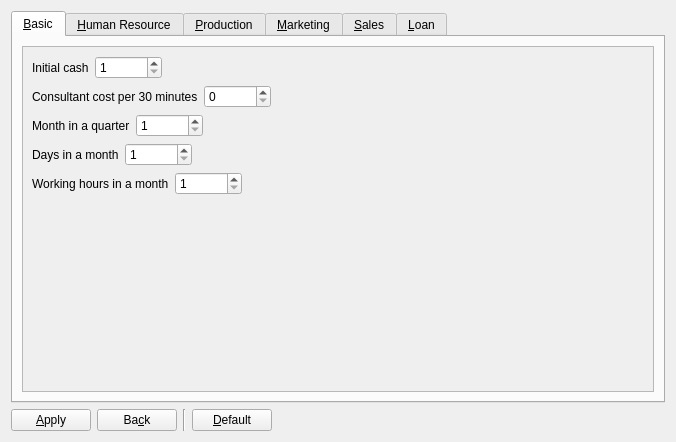
<?xml version="1.0" encoding="UTF-8"?>
<ui version="4.0">
 <class>ConfWidget</class>
 <widget class="QWidget" name="ConfWidget">
  <property name="geometry">
   <rect>
    <x>0</x>
    <y>0</y>
    <width>676</width>
    <height>442</height>
   </rect>
  </property>
  <property name="windowTitle">
   <string>Form</string>
  </property>
  <layout class="QVBoxLayout" name="verticalLayout">
   <item>
    <widget class="QTabWidget" name="tabWidget">
     <property name="layoutDirection">
      <enum>Qt::LeftToRight</enum>
     </property>
     <property name="currentIndex">
      <number>0</number>
     </property>
     <widget class="QWidget" name="tab_basic">
      <attribute name="title">
       <string>&amp;Basic</string>
      </attribute>
      <layout class="QHBoxLayout" name="horizontalLayout_47">
       <item>
        <widget class="QScrollArea" name="scrollArea_6">
         <property name="widgetResizable">
          <bool>true</bool>
         </property>
         <widget class="QWidget" name="scrollAreaWidgetContents_6">
          <property name="geometry">
           <rect>
            <x>0</x>
            <y>0</y>
            <width>634</width>
            <height>336</height>
           </rect>
          </property>
          <layout class="QFormLayout" name="formLayout_7">
           <item row="2" column="0">
            <layout class="QHBoxLayout" name="horizontalLayout_15">
             <item>
              <widget class="QLabel" name="label">
               <property name="text">
                <string>Month in a quarter</string>
               </property>
              </widget>
             </item>
             <item>
              <widget class="QSpinBox" name="spinBox_monthInAQuarter">
               <property name="minimum">
                <number>1</number>
               </property>
               <property name="maximum">
                <number>999999999</number>
               </property>
              </widget>
             </item>
            </layout>
           </item>
           <item row="3" column="0">
            <layout class="QHBoxLayout" name="horizontalLayout_16">
             <item>
              <widget class="QLabel" name="label_2">
               <property name="text">
                <string>Days in a month</string>
               </property>
              </widget>
             </item>
             <item>
              <widget class="QSpinBox" name="spinBox_daysInAMonth">
               <property name="minimum">
                <number>1</number>
               </property>
               <property name="maximum">
                <number>999999999</number>
               </property>
              </widget>
             </item>
            </layout>
           </item>
           <item row="4" column="0">
            <layout class="QHBoxLayout" name="horizontalLayout_17">
             <item>
              <widget class="QLabel" name="label_3">
               <property name="text">
                <string>Working hours in a month</string>
               </property>
              </widget>
             </item>
             <item>
              <widget class="QSpinBox" name="spinBox_workingHoursInAMonth">
               <property name="minimum">
                <number>1</number>
               </property>
               <property name="maximum">
                <number>999999999</number>
               </property>
              </widget>
             </item>
            </layout>
           </item>
           <item row="0" column="0">
            <layout class="QHBoxLayout" name="horizontalLayout_50">
             <item>
              <widget class="QLabel" name="label_45">
               <property name="text">
                <string>Initial cash</string>
               </property>
              </widget>
             </item>
             <item>
              <widget class="QSpinBox" name="spinBox_initialCash">
               <property name="maximumSize">
                <size>
                 <width>16777215</width>
                 <height>16777215</height>
                </size>
               </property>
               <property name="minimum">
                <number>1</number>
               </property>
               <property name="maximum">
                <number>999999999</number>
               </property>
              </widget>
             </item>
            </layout>
           </item>
           <item row="1" column="0">
            <layout class="QHBoxLayout" name="horizontalLayout_57">
             <item>
              <widget class="QLabel" name="label_21">
               <property name="text">
                <string>Consultant cost per 30 minutes</string>
               </property>
              </widget>
             </item>
             <item>
              <widget class="QSpinBox" name="spinBox_consultantCostPer30Minutes">
               <property name="maximum">
                <number>999999999</number>
               </property>
              </widget>
             </item>
            </layout>
           </item>
          </layout>
         </widget>
        </widget>
       </item>
      </layout>
     </widget>
     <widget class="QWidget" name="tab_2">
      <attribute name="title">
       <string>&amp;Human Resource</string>
      </attribute>
      <layout class="QHBoxLayout" name="horizontalLayout_48">
       <item>
        <widget class="QScrollArea" name="scrollArea_7">
         <property name="widgetResizable">
          <bool>true</bool>
         </property>
         <widget class="QWidget" name="scrollAreaWidgetContents_7">
          <property name="geometry">
           <rect>
            <x>0</x>
            <y>0</y>
            <width>634</width>
            <height>336</height>
           </rect>
          </property>
          <layout class="QFormLayout" name="formLayout_8">
           <item row="0" column="0">
            <layout class="QHBoxLayout" name="horizontalLayout_51">
             <item>
              <widget class="QLabel" name="label_46">
               <property name="text">
                <string>Salary minimum</string>
               </property>
              </widget>
             </item>
             <item>
              <widget class="QSpinBox" name="spinBox_salaryMinimum">
               <property name="minimum">
                <number>1</number>
               </property>
               <property name="maximum">
                <number>999999999</number>
               </property>
              </widget>
             </item>
            </layout>
           </item>
           <item row="1" column="0">
            <layout class="QHBoxLayout" name="horizontalLayout_52">
             <item>
              <widget class="QLabel" name="label_47">
               <property name="text">
                <string>Salary maximum</string>
               </property>
              </widget>
             </item>
             <item>
              <widget class="QSpinBox" name="spinBox_salaryMaximum">
               <property name="minimum">
                <number>1</number>
               </property>
               <property name="maximum">
                <number>999999999</number>
               </property>
              </widget>
             </item>
            </layout>
           </item>
          </layout>
         </widget>
        </widget>
       </item>
      </layout>
     </widget>
     <widget class="QWidget" name="tab">
      <attribute name="title">
       <string>&amp;Production</string>
      </attribute>
      <layout class="QHBoxLayout" name="horizontalLayout_45">
       <item>
        <widget class="QScrollArea" name="scrollArea_2">
         <property name="widgetResizable">
          <bool>true</bool>
         </property>
         <widget class="QWidget" name="scrollAreaWidgetContents_2">
          <property name="geometry">
           <rect>
            <x>0</x>
            <y>0</y>
            <width>634</width>
            <height>336</height>
           </rect>
          </property>
          <layout class="QFormLayout" name="formLayout">
           <property name="fieldGrowthPolicy">
            <enum>QFormLayout::AllNonFixedFieldsGrow</enum>
           </property>
           <item row="0" column="0">
            <layout class="QHBoxLayout" name="horizontalLayout_11">
             <item>
              <widget class="QLabel" name="label_5">
               <property name="text">
                <string>Hours in a component</string>
               </property>
              </widget>
             </item>
             <item>
              <widget class="QSpinBox" name="spinBox_hoursInAComponent">
               <property name="minimum">
                <number>1</number>
               </property>
               <property name="maximum">
                <number>999999999</number>
               </property>
              </widget>
             </item>
            </layout>
           </item>
           <item row="1" column="0">
            <layout class="QHBoxLayout" name="horizontalLayout_12">
             <item>
              <widget class="QLabel" name="label_6">
               <property name="text">
                <string>Workers in a component</string>
               </property>
              </widget>
             </item>
             <item>
              <widget class="QSpinBox" name="spinBox_workersInAComponent">
               <property name="minimum">
                <number>1</number>
               </property>
               <property name="maximum">
                <number>999999999</number>
               </property>
              </widget>
             </item>
            </layout>
           </item>
           <item row="2" column="0">
            <layout class="QHBoxLayout" name="horizontalLayout_4">
             <item>
              <widget class="QLabel" name="label_9">
               <property name="text">
                <string>Material cost per component</string>
               </property>
              </widget>
             </item>
             <item>
              <widget class="QSpinBox" name="spinBox_materialCostPerComponent">
               <property name="maximum">
                <number>999999999</number>
               </property>
              </widget>
             </item>
            </layout>
           </item>
           <item row="3" column="0">
            <layout class="QHBoxLayout" name="horizontalLayout_6">
             <item>
              <widget class="QLabel" name="label_11">
               <property name="text">
                <string>Component storage cost per quarter</string>
               </property>
              </widget>
             </item>
             <item>
              <widget class="QSpinBox" name="spinBox_componentStorageCostPerQuarter">
               <property name="maximum">
                <number>999999999</number>
               </property>
              </widget>
             </item>
            </layout>
           </item>
           <item row="4" column="0">
            <layout class="QHBoxLayout" name="horizontalLayout_13">
             <item>
              <widget class="QLabel" name="label_7">
               <property name="text">
                <string>Engineers in a product</string>
               </property>
              </widget>
             </item>
             <item>
              <widget class="QSpinBox" name="spinBox_engineersInAProduct">
               <property name="minimum">
                <number>1</number>
               </property>
               <property name="maximum">
                <number>999999999</number>
               </property>
              </widget>
             </item>
            </layout>
           </item>
           <item row="5" column="0">
            <layout class="QHBoxLayout" name="horizontalLayout_14">
             <item>
              <widget class="QLabel" name="label_8">
               <property name="text">
                <string>Hours for a team in a product</string>
               </property>
              </widget>
             </item>
             <item>
              <widget class="QSpinBox" name="spinBox_hoursForATeamInAProduct">
               <property name="minimum">
                <number>1</number>
               </property>
               <property name="maximum">
                <number>999999999</number>
               </property>
              </widget>
             </item>
            </layout>
           </item>
           <item row="6" column="0">
            <layout class="QHBoxLayout" name="horizontalLayout_5">
             <item>
              <widget class="QLabel" name="label_10">
               <property name="text">
                <string>Material cost per product</string>
               </property>
              </widget>
             </item>
             <item>
              <widget class="QSpinBox" name="spinBox_materialCostPerProduct">
               <property name="maximum">
                <number>999999999</number>
               </property>
              </widget>
             </item>
            </layout>
           </item>
           <item row="7" column="0">
            <layout class="QHBoxLayout" name="horizontalLayout_3">
             <item>
              <widget class="QLabel" name="label_14">
               <property name="text">
                <string>Components in a product</string>
               </property>
              </widget>
             </item>
             <item>
              <widget class="QSpinBox" name="spinBox_componentsInAProduct">
               <property name="minimum">
                <number>1</number>
               </property>
               <property name="maximum">
                <number>999999999</number>
               </property>
              </widget>
             </item>
            </layout>
           </item>
           <item row="8" column="0">
            <layout class="QHBoxLayout" name="horizontalLayout_7">
             <item>
              <widget class="QLabel" name="label_12">
               <property name="text">
                <string>Product storage cost per quarter</string>
               </property>
              </widget>
             </item>
             <item>
              <widget class="QSpinBox" name="spinBox_productStorageCostPerQuarter">
               <property name="maximum">
                <number>999999999</number>
               </property>
              </widget>
             </item>
            </layout>
           </item>
          </layout>
         </widget>
        </widget>
       </item>
      </layout>
     </widget>
     <widget class="QWidget" name="tab_3">
      <attribute name="title">
       <string>&amp;Marketing</string>
      </attribute>
      <layout class="QHBoxLayout" name="horizontalLayout_19">
       <item>
        <widget class="QScrollArea" name="scrollArea">
         <property name="widgetResizable">
          <bool>true</bool>
         </property>
         <widget class="QWidget" name="scrollAreaWidgetContents">
          <property name="geometry">
           <rect>
            <x>0</x>
            <y>0</y>
            <width>634</width>
            <height>336</height>
           </rect>
          </property>
          <layout class="QFormLayout" name="formLayout_2">
           <item row="0" column="0">
            <layout class="QHBoxLayout" name="horizontalLayout_9">
             <item>
              <widget class="ListWidget" name="widget_setOfMarkets" native="true"/>
             </item>
            </layout>
           </item>
           <item row="1" column="0">
            <layout class="QHBoxLayout" name="horizontalLayout_8">
             <item>
              <widget class="QLabel" name="label_13">
               <property name="text">
                <string>Market population</string>
               </property>
              </widget>
             </item>
             <item>
              <widget class="QSpinBox" name="spinBox_marketPopulation">
               <property name="maximum">
                <number>999999999</number>
               </property>
              </widget>
             </item>
            </layout>
           </item>
           <item row="2" column="0">
            <layout class="QHBoxLayout" name="horizontalLayout_10">
             <item>
              <widget class="QLabel" name="label_15">
               <property name="text">
                <string>Penetration</string>
               </property>
              </widget>
             </item>
             <item>
              <widget class="QDoubleSpinBox" name="doubleSpinBox_penetration">
               <property name="decimals">
                <number>3</number>
               </property>
               <property name="maximum">
                <double>1.000000000000000</double>
               </property>
              </widget>
             </item>
            </layout>
           </item>
           <item row="3" column="0">
            <layout class="QHBoxLayout" name="horizontalLayout_18">
             <item>
              <widget class="QLabel" name="label_16">
               <property name="text">
                <string>Market report cost per market quarter</string>
               </property>
              </widget>
             </item>
             <item>
              <widget class="QSpinBox" name="spinBox_marketReportCostPerMarketQuarter">
               <property name="minimum">
                <number>1</number>
               </property>
               <property name="maximum">
                <number>999999999</number>
               </property>
              </widget>
             </item>
            </layout>
           </item>
          </layout>
         </widget>
        </widget>
       </item>
      </layout>
     </widget>
     <widget class="QWidget" name="tab_9">
      <attribute name="title">
       <string>&amp;Sales</string>
      </attribute>
      <layout class="QHBoxLayout" name="horizontalLayout_49">
       <item>
        <widget class="QScrollArea" name="scrollArea_8">
         <property name="widgetResizable">
          <bool>true</bool>
         </property>
         <widget class="QWidget" name="scrollAreaWidgetContents_8">
          <property name="geometry">
           <rect>
            <x>0</x>
            <y>0</y>
            <width>634</width>
            <height>336</height>
           </rect>
          </property>
          <layout class="QFormLayout" name="formLayout_6">
           <item row="0" column="0">
            <layout class="QHBoxLayout" name="horizontalLayout_53">
             <item>
              <widget class="QLabel" name="label_43">
               <property name="text">
                <string>Product price minimum</string>
               </property>
              </widget>
             </item>
             <item>
              <widget class="QSpinBox" name="spinBox_productPriceMinimum">
               <property name="minimum">
                <number>1</number>
               </property>
               <property name="maximum">
                <number>999999999</number>
               </property>
              </widget>
             </item>
            </layout>
           </item>
           <item row="1" column="0">
            <layout class="QHBoxLayout" name="horizontalLayout_54">
             <item>
              <widget class="QLabel" name="label_44">
               <property name="text">
                <string>Product price maximum</string>
               </property>
              </widget>
             </item>
             <item>
              <widget class="QSpinBox" name="spinBox_productPriceMaximum">
               <property name="minimum">
                <number>1</number>
               </property>
               <property name="maximum">
                <number>999999999</number>
               </property>
              </widget>
             </item>
            </layout>
           </item>
           <item row="2" column="0">
            <layout class="QHBoxLayout" name="horizontalLayout_55">
             <item>
              <widget class="QLabel" name="label_48">
               <property name="text">
                <string>Adding agent cost</string>
               </property>
              </widget>
             </item>
             <item>
              <widget class="QSpinBox" name="spinBox_addingAgentCost">
               <property name="minimum">
                <number>1</number>
               </property>
               <property name="maximum">
                <number>999999999</number>
               </property>
              </widget>
             </item>
            </layout>
           </item>
           <item row="3" column="0">
            <layout class="QHBoxLayout" name="horizontalLayout_56">
             <item>
              <widget class="QLabel" name="label_49">
               <property name="text">
                <string>Removing agent cost</string>
               </property>
              </widget>
             </item>
             <item>
              <widget class="QSpinBox" name="spinBox_removingAgentCost">
               <property name="minimum">
                <number>1</number>
               </property>
               <property name="maximum">
                <number>999999999</number>
               </property>
              </widget>
             </item>
            </layout>
           </item>
          </layout>
         </widget>
        </widget>
       </item>
      </layout>
     </widget>
     <widget class="QWidget" name="tab_4">
      <attribute name="title">
       <string>&amp;Loan</string>
      </attribute>
      <layout class="QHBoxLayout" name="horizontalLayout_46">
       <item>
        <widget class="QScrollArea" name="scrollArea_5">
         <property name="widgetResizable">
          <bool>true</bool>
         </property>
         <widget class="QWidget" name="scrollAreaWidgetContents_5">
          <property name="geometry">
           <rect>
            <x>0</x>
            <y>0</y>
            <width>634</width>
            <height>336</height>
           </rect>
          </property>
          <layout class="QFormLayout" name="formLayout_3">
           <property name="fieldGrowthPolicy">
            <enum>QFormLayout::AllNonFixedFieldsGrow</enum>
           </property>
           <item row="0" column="0">
            <layout class="QHBoxLayout" name="horizontalLayout_20">
             <item>
              <widget class="QLabel" name="label_17">
               <property name="text">
                <string>Balance upper limit to have bank loan</string>
               </property>
              </widget>
             </item>
             <item>
              <widget class="QSpinBox" name="spinBox_balanceUpperLimitToHaveBankLoan">
               <property name="maximum">
                <number>999999999</number>
               </property>
              </widget>
             </item>
            </layout>
           </item>
           <item row="1" column="0">
            <layout class="QHBoxLayout" name="horizontalLayout_21">
             <item>
              <widget class="QLabel" name="label_18">
               <property name="text">
                <string>Bank loan upper limit while positive balance</string>
               </property>
              </widget>
             </item>
             <item>
              <widget class="QSpinBox" name="spinBox_bankLoanUpperLimitWhilePositiveBalance">
               <property name="minimum">
                <number>1</number>
               </property>
               <property name="maximum">
                <number>999999999</number>
               </property>
              </widget>
             </item>
            </layout>
           </item>
           <item row="2" column="0">
            <layout class="QHBoxLayout" name="horizontalLayout_22">
             <item>
              <widget class="QLabel" name="label_19">
               <property name="text">
                <string>Bank loan upper limit while negative balance</string>
               </property>
              </widget>
             </item>
             <item>
              <widget class="QSpinBox" name="spinBox_bankLoanUpperLimitWhileNegativeBalance">
               <property name="minimum">
                <number>1</number>
               </property>
               <property name="maximum">
                <number>999999999</number>
               </property>
              </widget>
             </item>
            </layout>
           </item>
           <item row="3" column="0">
            <layout class="QHBoxLayout" name="horizontalLayout_23">
             <item>
              <widget class="QLabel" name="label_20">
               <property name="text">
                <string>Interest per quarter</string>
               </property>
              </widget>
             </item>
             <item>
              <widget class="QDoubleSpinBox" name="doubleSpinBox_interestPerQuarter">
               <property name="decimals">
                <number>3</number>
               </property>
               <property name="maximum">
                <double>999999999.000000000000000</double>
               </property>
              </widget>
             </item>
            </layout>
           </item>
          </layout>
         </widget>
        </widget>
       </item>
      </layout>
     </widget>
    </widget>
   </item>
   <item>
    <layout class="QHBoxLayout" name="horizontalLayout_58">
     <item>
      <widget class="QPushButton" name="pushButton_apply">
       <property name="text">
        <string>&amp;Apply</string>
       </property>
      </widget>
     </item>
     <item>
      <widget class="QPushButton" name="pushButton_back">
       <property name="text">
        <string>Ba&amp;ck</string>
       </property>
      </widget>
     </item>
     <item>
      <widget class="Line" name="line">
       <property name="orientation">
        <enum>Qt::Vertical</enum>
       </property>
      </widget>
     </item>
     <item>
      <widget class="QPushButton" name="pushButton_default">
       <property name="text">
        <string>&amp;Default</string>
       </property>
      </widget>
     </item>
     <item>
      <spacer name="horizontalSpacer_2">
       <property name="orientation">
        <enum>Qt::Horizontal</enum>
       </property>
       <property name="sizeHint" stdset="0">
        <size>
         <width>40</width>
         <height>20</height>
        </size>
       </property>
      </spacer>
     </item>
    </layout>
   </item>
  </layout>
 </widget>
 <customwidgets>
  <customwidget>
   <class>ListWidget</class>
   <extends>QWidget</extends>
   <header>listwidget.h</header>
   <container>1</container>
  </customwidget>
 </customwidgets>
 <resources/>
 <connections/>
</ui>
